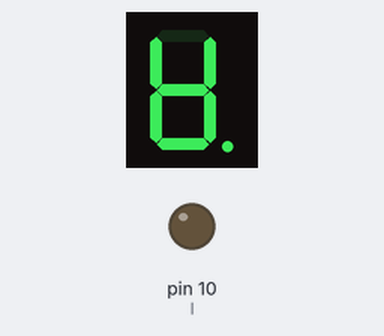
This sketch was run on a simulated Arduino Uno, built with avr-gcc and run on an emulated ATmega328P. Shown: 1-digit seven-segment display, output pins drawn as LEDs (lit = HIGH). Wiring (inferred from the names in the program): 1-digit 7-segment display, segments lit when LOW: segments pin 2, pin 3, pin 4, pin 5, pin 6, pin 7, pin 8, pin 9. The segment pins are drawn as the display they are named for; pins used as bus, display or sensor lines are not drawn.

Above: at 0.1 s.
At 1.1 s:
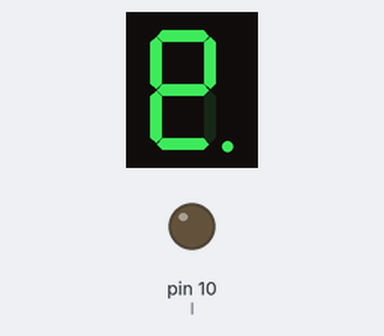
At 2.6 s:
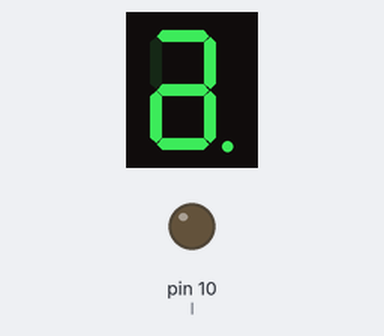
At 4.6 s:
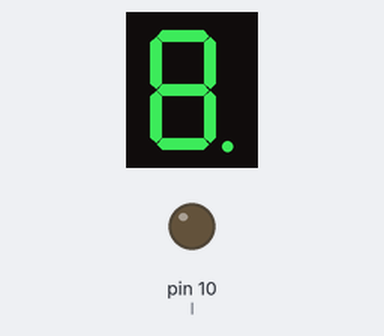
Timing chart, 0 to 6.1 s (numbered marks = the images above):
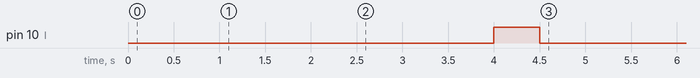

The sketch:

SerialLights.ino
```cpp
// define the pin numberings
const int A = 2;
const int B = 3;
const int C = 4;
const int D = 5;
const int E = 6;
const int F = 7;
const int G = 8;
const int H = 9;
const int I = 10;

// instantiate other global variables
int i = 0;
const int chanCount = 9;
int incomingByte[chanCount + 1];
boolean frameComplete = false;
byte prevbyte = 0;
byte inbyte = 0;

// setup function runs once at beginning of program
void setup()
{
  // initialize the serial connection at 9600 baud
  Serial.begin(9600);

  // set all the pins as outputs for controlling the relays
  pinMode(A, OUTPUT);
  pinMode(B, OUTPUT);
  pinMode(C, OUTPUT);
  pinMode(D, OUTPUT);
  pinMode(E, OUTPUT);
  pinMode(F, OUTPUT);
  pinMode(G, OUTPUT);
  pinMode(H, OUTPUT);
  pinMode(I, OUTPUT);

  // run the test function
  setupTest();
}

// test function to make sure each relay is working.
// it turns on each relay one-by-one for 500 milliseconds
void setupTest()
{
  digitalWrite(A,HIGH);
  delay(500);
  digitalWrite(A,LOW);
  digitalWrite(B,HIGH);
  delay(500);
  digitalWrite(B,LOW);
  digitalWrite(C,HIGH);
  delay(500);
  digitalWrite(C,LOW);
  digitalWrite(D,HIGH);
  delay(500);
  digitalWrite(D,LOW);
  digitalWrite(E,HIGH);
  delay(500);
  digitalWrite(E,LOW);
  digitalWrite(F,HIGH);
  delay(500);
  digitalWrite(F,LOW);
  digitalWrite(G,HIGH);
  delay(500);
  digitalWrite(G,LOW);
  digitalWrite(H,HIGH);
  delay(500);
  digitalWrite(H,LOW);
  digitalWrite(I,HIGH);
  delay(500);
  digitalWrite(I,LOW);
}

// the loop runs continuously after the setup is complete
void loop()
{
  // listen for new serial data
  serialCatch();

  // if we have a complete frame of data, then write it to the output pins
  if (frameComplete == true) {
    digitalWrite(A, incomingByte[0]);
    digitalWrite(B, incomingByte[1]);
    digitalWrite(C, incomingByte[2]);
    digitalWrite(D, incomingByte[3]);
    digitalWrite(E, incomingByte[4]);
    digitalWrite(F, incomingByte[5]);
    digitalWrite(G, incomingByte[6]);
    digitalWrite(H, incomingByte[7]);
    digitalWrite(I, incomingByte[8]);

    // reset variables to go catch the next frame of data
    frameComplete = false;
    i = 0;
  }
}

// function for capturing one frame of serial data
void serialCatch() {

  //loop is true as long as data is in the serial receive buffer
  while(Serial.available()) {
    prevbyte = inbyte;
    inbyte = Serial.read();
//    Serial.println((char)inbyte);

    // if true, then we are at the end of the footer
    // the footer is >?
    if (prevbyte == 62 && inbyte == 63) {
//      Serial.println("found footer");
      frameComplete = true;
      return;
    }
    else {
      incomingByte[i] = inbyte;
    }
    i++;
  }
}
```

Measured:
- what the display in image 1 shows lasts 0.5 s, from 1.0 s to 1.5 s
